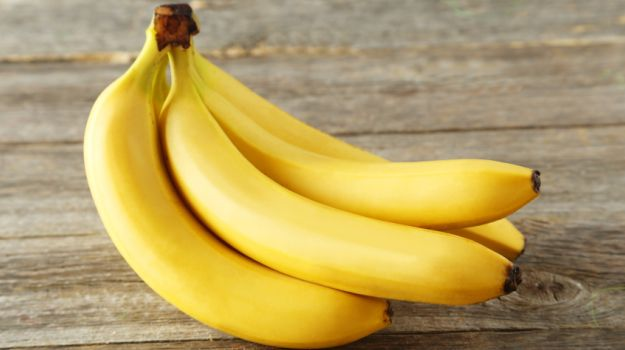
#> input picture outros/banana_2.jpg, 625 x 350 px, found by its file name
$ python CaraDeGatos.py
#> lines starting #> are read from the running program, lines starting #| are printed output that depends on the picture; after the words box and inside, x2 and y2 are one past the last pixel; in counts of white or black regions, pixels touching at a corner belong together
import cv2

cascade = 'cascades\\banana-classifier.xml'# delarando o cascade
classificadorGato = cv2.CascadeClassifier(cascade)# usando o algoritimo para detectar faces de gatos

arquivo = 'outros\\banana_2.jpg'# declarando a imagem
imagem = cv2.imread(arquivo)
#> imagem is the input picture: shape (350, 625, 3); mean B, G, R 97.5, 159.7, 182.4
imagemCinza = cv2.cvtColor(imagem, cv2.COLOR_BGR2GRAY)
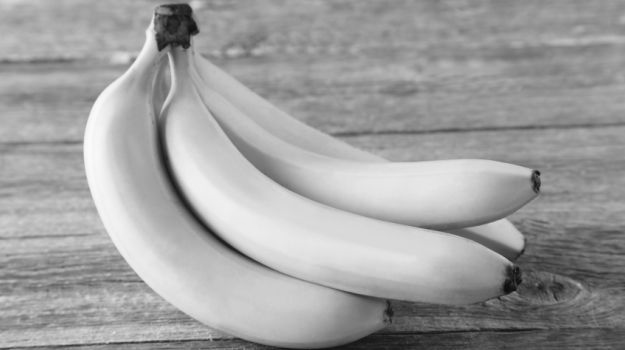
#> imagemCinza: shape (350, 625); min 9, max 251, mean 159.4

detectado = classificadorGato.detectMultiScale(imagemCinza, scaleFactor=1.1, minNeighbors=10)
#> detectado = [[184, 130, 299, 150]]
print(detectado)
#| [[184 130 299 150]]
for (x, y, l, a) in detectado:
    imagem = cv2.rectangle(imagem, (x, y), (x + l, y + a), (0, 0, 255), 2)
#> this loop made 1 pass
#> pass 1, `imagem = cv2.rectangle(imagem, (x, y), (x + l, y + a), (0, 0, 255), 2)`:
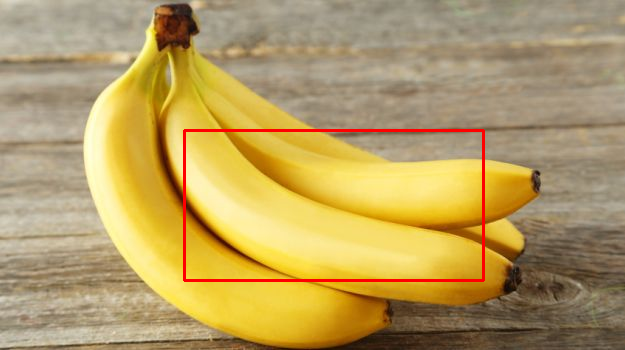
#> imagem: shape (350, 625, 3); 1.23% of pixels changed, all inside (x1, y1, x2, y2) = (183, 129, 485, 282)

cv2.imshow('Cara de Gato', imagem)
cv2.waitKey()

$ run again, with outros/banana_1.jpg copied over outros/banana_2.jpg
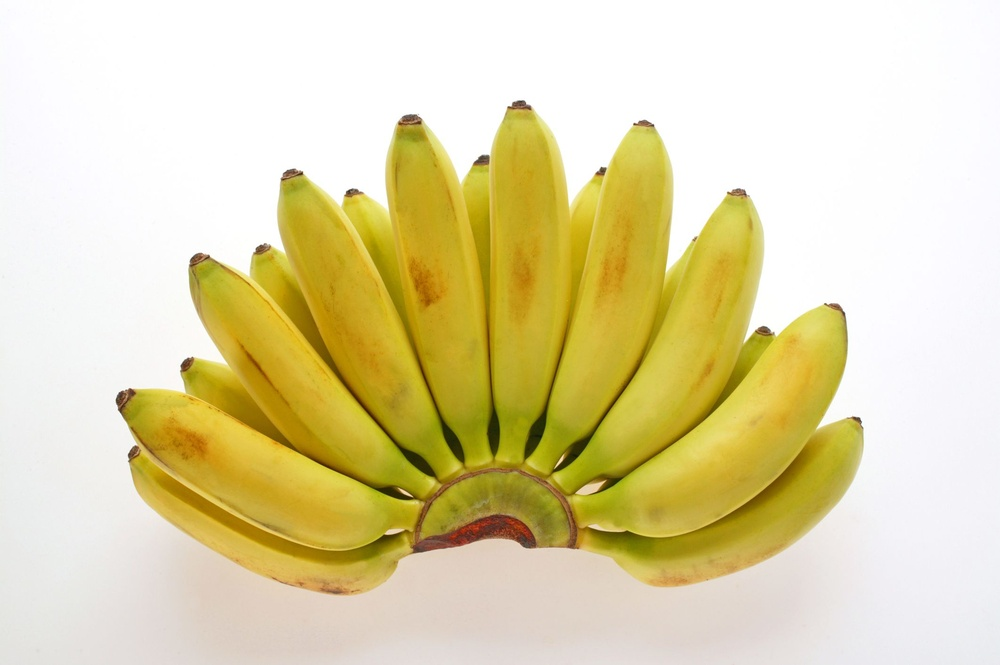
#> input picture outros/banana_1.jpg, 1000 x 665 px, shrunk from 2123 x 1412 before the run, found by its file name
#> imagem is the input picture: shape (665, 1000, 3); mean B, G, R 168.5, 214.3, 224.8
#> `imagemCinza = cv2.cvtColor(imagem, cv2.COLOR_BGR2GRAY)`:
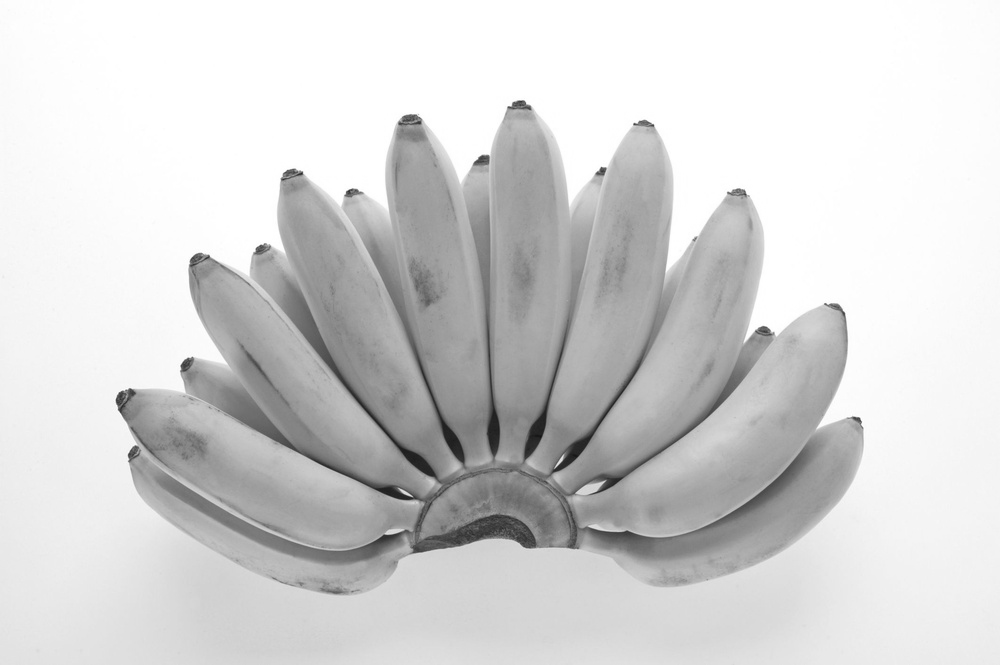
#> imagemCinza: shape (665, 1000); min 19, max 255, mean 212.2
#> detectado = [[221, 414, 210, 105], [267, 348, 187, 94], [547, 392, 263, 131]]
#| [[221 414 210 105]
#|  [267 348 187  94]
#|  [547 392 263 131]]
#> the loop `for (x, y, l, a) in detectado:` made 3 passes
#> pass 3, `imagem = cv2.rectangle(imagem, (x, y), (x + l, y + a), (0, 0, 255), 2)`:
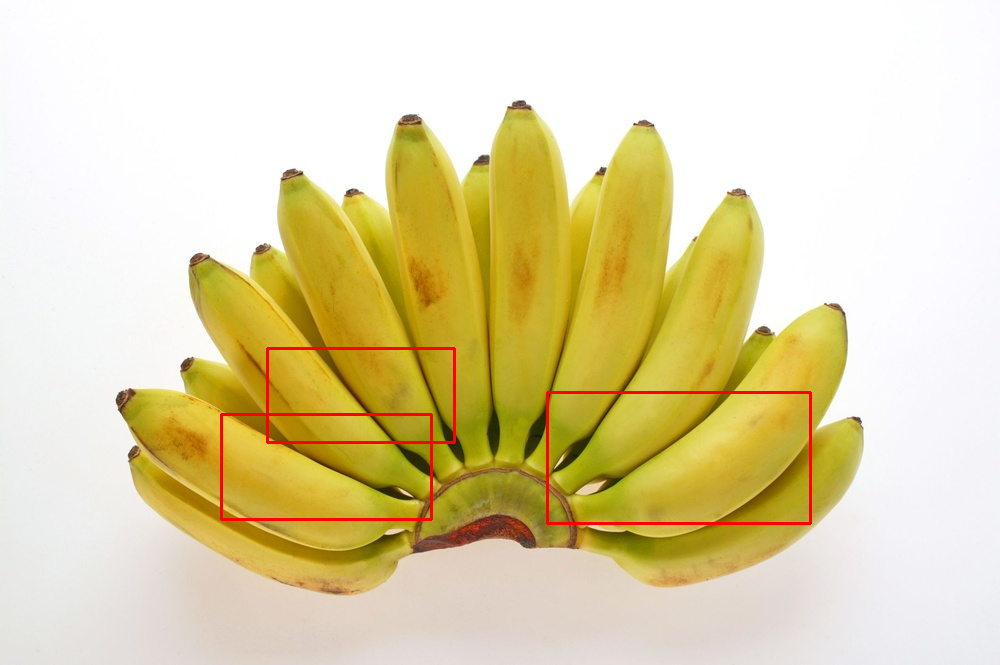
#> imagem: shape (665, 1000, 3); mean B, G, R 168.2, 213, 225.5
